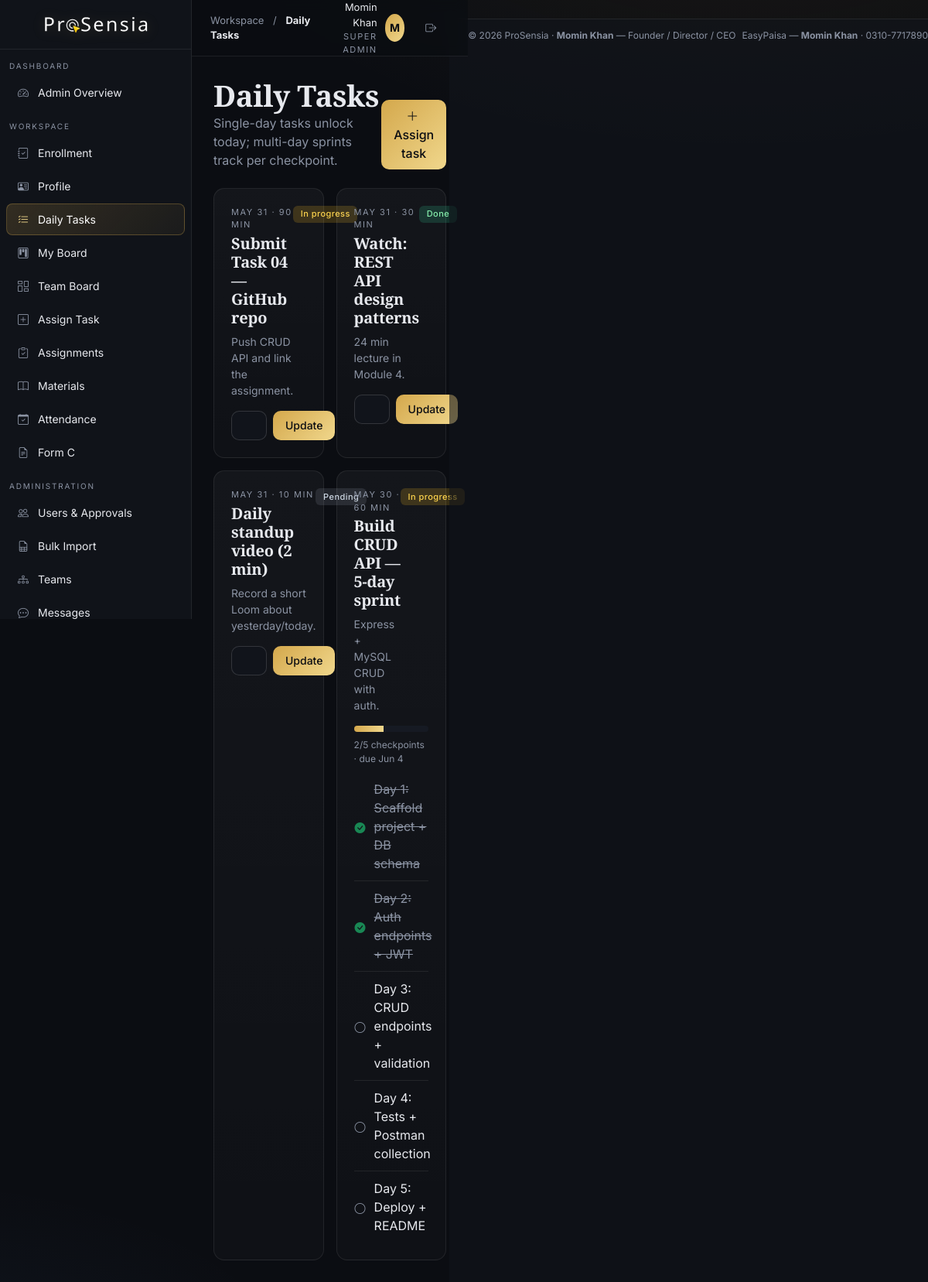
Page /intern/tasks.php (signed in) on the committed database.
### tables this page shows
CREATE TABLE daily_tasks (
  id INT AUTO_INCREMENT PRIMARY KEY,
  title VARCHAR(200) NOT NULL, description TEXT,
  est_minutes INT DEFAULT 30,
  cadence ENUM('single','multi_day') DEFAULT 'single',
  duration_days INT DEFAULT 1,
  task_date DATE NOT NULL, due_date DATE,
  assigned_by INT, assigned_to INT NULL, team_id INT NULL,
  status ENUM('pending','in_progress','done') DEFAULT 'pending',
  created_at TIMESTAMP DEFAULT CURRENT_TIMESTAMP,
  FOREIGN KEY (assigned_by) REFERENCES users(id) ON DELETE SET NULL,
  FOREIGN KEY (assigned_to) REFERENCES users(id) ON DELETE CASCADE
);

CREATE TABLE task_checkpoints (
  id INT AUTO_INCREMENT PRIMARY KEY,
  task_id INT NOT NULL, day_no INT NOT NULL,
  label VARCHAR(200) NOT NULL, done TINYINT(1) DEFAULT 0,
  FOREIGN KEY (task_id) REFERENCES daily_tasks(id) ON DELETE CASCADE
);

### intern/tasks.php (the view, shortened to what this page needs)
<?php
require __DIR__ . '/../includes/header.php';
$uid = $user['id'];
$role = $user['role'];
if ($role==='intern') {
    $stmt = $pdo->prepare("SELECT * FROM daily_tasks WHERE assigned_to=? OR assigned_to IS NULL ORDER BY task_date DESC, id DESC");
    $stmt->execute([$uid]);
} else {
    $stmt = $pdo->query("SELECT * FROM daily_tasks ORDER BY task_date DESC, id DESC");
}
$tasks = $stmt->fetchAll();
?>
<div class="d-flex justify-content-between align-items-end mb-4">
  <div>
    <h1 class="serif" style="font-size:38px;margin:0">Daily Tasks</h1>
    <p class="muted mb-0">Single-day tasks unlock today; multi-day sprints track per checkpoint.</p>
  </div>
  <?php if (in_array($role,['mentor','super_admin','management'],true)): ?>
    <a class="btn btn-primary" href="<?= base_url('mentor/assign_task.php') ?>"><i class="bi bi-plus-lg me-1"></i>Assign task</a>
  <?php endif; ?>
</div>
<div class="row g-3">
<?php foreach($tasks as $t):
  $cps = [];
  if ($t['cadence']==='multi_day') {
    $q=$pdo->prepare('SELECT * FROM task_checkpoints WHERE task_id=? ORDER BY day_no'); $q->execute([$t['id']]); $cps=$q->fetchAll();
  }
?>
  <div class="col-md-6">
    <div class="glass card-pad h-100">
      <div class="d-flex justify-content-between align-items-start">
        <div>
          <div class="small-cap mb-1"><?= e(date('M j', strtotime($t['task_date']))) ?> · <?= (int)$t['est_minutes'] ?> min</div>
          <h5 class="serif m-0"><?= e($t['title']) ?></h5>
          <p class="muted mt-2 mb-2" style="font-size:14px"><?= e($t['description']) ?></p>
        </div>
        <span class="badge <?= $t['status']==='done'?'b-success':($t['status']==='in_progress'?'b-warning':'b-muted') ?>"><?= e(ucfirst(str_replace('_',' ',$t['status']))) ?></span>
      </div>
      <?php if ($cps): $done=count(array_filter($cps,fn($c)=>$c['done'])); $pct=round(($done/count($cps))*100); ?>
        <div class="progress my-2"><div class="progress-bar" style="width:<?= $pct ?>%"></div></div>
        <div class="muted mb-2" style="font-size:12px"><?= $done ?>/<?= count($cps) ?> checkpoints · due <?= e(date('M j', strtotime($t['due_date']))) ?></div>
        <ul class="checklist p-0 mb-0">
        <?php foreach($cps as $c): ?>
          <li>
            <form method="post" class="d-inline">
              <button class="btn btn-sm btn-ghost p-0" type="submit"><i class="bi <?= $c['done']?'bi-check-circle-fill text-success':'bi-circle muted' ?>"></i></button>
            </form>
            <span class="<?= $c['done']?'muted text-decoration-line-through':'' ?>">Day <?= (int)$c['day_no'] ?>: <?= e($c['label']) ?></span>
          </li>
        <?php endforeach; ?>
        </ul>
      <?php else: ?>
        <?php if ($role==='intern' || $role==='super_admin'): ?>
        <form method="post" class="d-flex gap-2 mt-2">
          <select class="form-select form-select-sm" name="status">
            <option value="pending" <?= $t['status']==='pending'?'selected':'' ?>>Pending</option>
            <option value="in_progress" <?= $t['status']==='in_progress'?'selected':'' ?>>In progress</option>
            <option value="done" <?= $t['status']==='done'?'selected':'' ?>>Done</option>
          </select>
          <button class="btn btn-sm btn-primary">Update</button>
        </form>
        <?php endif; ?>
      <?php endif; ?>
    </div>
  </div>
<?php endforeach; ?>
</div>
<?php require __DIR__ . '/../includes/footer.php'; ?>

### assets/css/style.css (style rules this page uses)
:root { --bg:#0b0d12; --surface:#11141b; --surface-2:#161a23; --border:rgba(255,255,255,.08); --border-strong:rgba(255,255,255,.14); --text:#e7e9ee; --muted:#8b93a3; --primary:#d4a84c; --primary-glow:#f0d78c; --primary-fg:#0b0d12; --success:#34d399; --warning:#fbbf24; --danger:#f87171; --info:#60a5fa; }
* { box-sizing:border-box }
html,body { background:var(--bg);color:var(--text);font-family:'Inter',system-ui,sans-serif;min-height:100vh;-webkit-font-smoothing:antialiased }
body { background: radial-gradient(1200px 600px at 80% -10%,rgba(212,168,76,.08),transparent 60%), radial-gradient(900px 500px at -10% 110%,rgba(96,165,250,.06),transparent 60%), var(--bg); }
h1,h2,h3,h4,h5,.serif { font-family:'Cormorant Garamond','Playfair Display',Georgia,serif;font-weight:600;letter-spacing:-.01em }
a { color:var(--primary-glow);text-decoration:none }
.glass { background:linear-gradient(180deg,rgba(255,255,255,.04),rgba(255,255,255,.02));border:1px solid var(--border);border-radius:14px }
.card-pad { padding:18px }
@media (min-width:768px) { .card-pad { padding:22px } }
.btn { border-radius:10px;font-weight:500;padding:.55rem 1rem;transition:all .2s }
.btn-primary { background:linear-gradient(135deg,var(--primary),var(--primary-glow));border:none;color:var(--primary-fg) }
.btn-ghost { background:transparent;color:var(--muted);border:1px solid transparent }
.form-control,.form-select { background:var(--surface);border:1px solid var(--border-strong);color:var(--text);border-radius:10px }
.badge { font-weight:500;padding:.35rem .6rem;border-radius:6px;font-size:11px;letter-spacing:.04em }
.b-success { background:rgba(52,211,153,.18);color:#86efac }
.b-warning { background:rgba(251,191,36,.18);color:#fcd34d }
.b-muted { background:rgba(139,147,163,.18);color:#cbd5e1 }
.muted { color:var(--muted) }
.small-cap { font-size:11px;letter-spacing:.14em;text-transform:uppercase;color:var(--muted) }
.progress { background:var(--surface-2);height:8px;border-radius:99px;overflow:hidden }
.progress-bar { background:linear-gradient(90deg,var(--primary),var(--primary-glow)) }
.checklist li { list-style:none;padding:10px 0;border-bottom:1px solid var(--border);display:flex;align-items:center;gap:10px }
.checklist li:last-child { border-bottom:none }

### rows in the picture
daily_tasks: task_date "MAY 31", est_minutes "90", title "Submit Task 04 — GitHub repo", description "Push CRUD API and link the assignment.", status "In progress"
daily_tasks: task_date "MAY 31", est_minutes "30", title "Watch: REST API design patterns", description "24 min lecture in Module 4.", status "Done"
daily_tasks: task_date "MAY 31", est_minutes "10", title "Daily standup video (2 min)", description "Record a short Loom about yesterday/today.", status "Pending"
daily_tasks: task_date "MAY 30", est_minutes "60", title "Build CRUD API — 5-day sprint", description "Express + MySQL CRUD with auth.", status "In progress", $pct 40 (drawn), done "2", count($cps) "5", due_date "Jun 4"
task_checkpoints: done 1 (drawn), day_no "1", label "Scaffold project + DB schema"
task_checkpoints: done 1 (drawn), day_no "2", label "Auth endpoints + JWT"
task_checkpoints: done 0 (drawn), day_no "3", label "CRUD endpoints + validation"
task_checkpoints: done 0 (drawn), day_no "4", label "Tests + Postman collection"
task_checkpoints: done 0 (drawn), day_no "5", label "Deploy + README"

### other values in the picture
$label "Admin Overview Enrollment Profile Daily Tasks My Board Team Board Assign Task Assignments Materials Attendance Form C Users & Approvals Bulk Import Teams Messages"
$page_section "Workspace"
$page_label "Daily Tasks"
$user['name'] "Momin Khan"
role_label($user['role']) "SUPER ADMIN"
substr($u['name'],0,1) "M"
founder_name() "Momin Khan"
founder_title() "Founder / Director / CEO"
